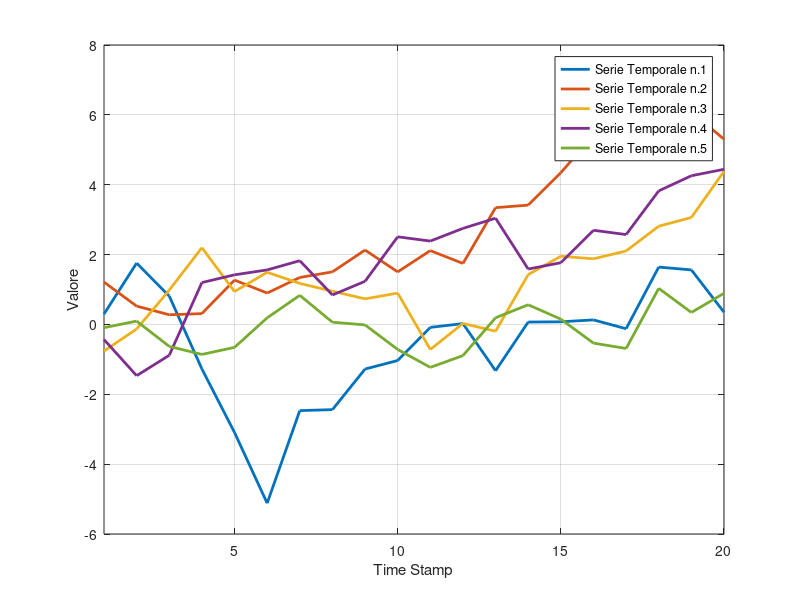

Reproduce this figure in MATLAB.
time_stamps = 20;
time_series = 5;
legend_info = cellstr(num2str((1:time_series)', 'Serie Temporale n.%d'));

x = 1:time_stamps;
y = zeros(time_series, time_stamps);
for i = 1:time_series
    y(i,:) = cumsum(randn(length(x),1));
end

plot(x, y, 'LineWidth', 2);
xlim([1 time_stamps]);
legend(legend_info)
xlabel('Time Stamp');
ylabel('Valore');
grid on;